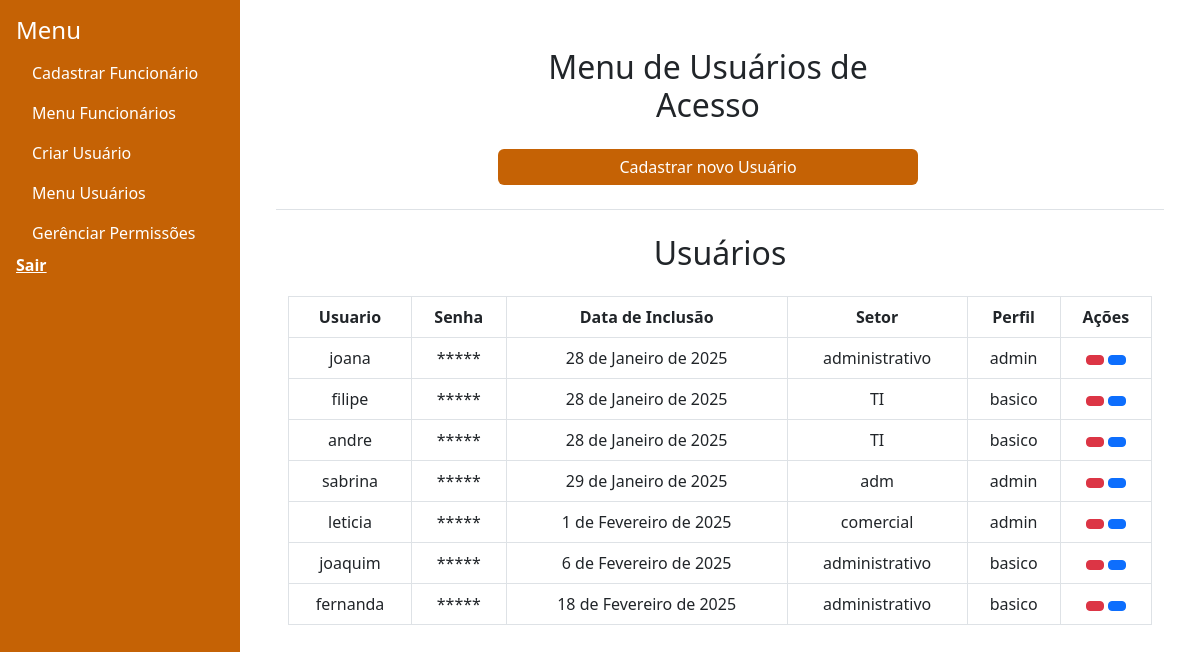
The page /funcionarios/admin/menu-usuarios/ on the database its author committed.
### funcionarios/models.py (models this page shows)
class UsuarioBasico(AbstractBaseUser, PermissionsMixin):
    TIPO_USUARIO = [
        ('admin', 'Administrador'),
        ('basico', 'Básico'),
    ]
    usuario = models.CharField(
        max_length=150,
        blank=False,
        unique=True,
        null=False,
        verbose_name="Usuário",
        help_text="Digite um nome de usuário com digitos e números.")
    id_usuario = models.AutoField(primary_key=True)
    perfil = models.CharField(max_length=50, choices=TIPO_USUARIO, default='basico')
    setor = models.CharField(max_length=100)
    data_criarUsu = models.DateField(null=True, blank=True, default=timezone.now)
    is_active = models.BooleanField(default=True)
    is_admin = models.BooleanField(default=False)
    is_staff = models.BooleanField(default=False)
    USERNAME_FIELD = 'usuario'
    REQUIRED_FIELDS = ['perfil']
    objects = GerenciadorUsuarios()
    def __str__(self):
        return self.usuario if self.usuario else f"Usuário {self.id_usuario}"
    @property
    def is_staff(self):
        return self.is_admin

### funcionarios/views.py (the view)
# urls.py: path('admin/menu-usuarios/', views.menu_usuarios, name='menu_usuarios'),
def menu_usuarios(request):
    usuarios = UsuarioBasico.objects.all().order_by('data_criarUsu')
    print(usuarios)
    logging.info(usuarios)
    return render(request, 'admin/menu_usuarios.html', {'usuarios': usuarios})

### funcionarios/templates/admin/menu_usuarios.html (shortened to what this page needs)
{% extends "funcionarios/base.html" %}
    {% block content %}
    <div class="container text-center align-items-center min-vh-100">
    <div class="col-lg-6 col-md-8 col-sm-12 mx-auto">
        <div class="container mt-4">
            <div class="row w-100">
                <h2 class="text-center mb-4"> Menu de Usuários de Acesso</h2>
                <a
                href="{% url 'funcionarios:criar_usuario' %}"
                class="btn btn-primary text-center"
                id="botao_novo_usuario"
                style="background-color:#c56205 !important; border:#b85c07;">Cadastrar novo Usuário</a>
            </div>
        </div>
    </div>
    <div class="my-4 border-top mt-4"></div>
    <div class="container mt-4">
        <h2 class="text-center mt-2">Usuários</h2>
        <div class="table-responsive mt-4">
            <form id="actionForm" method="POST" action="{% url 'funcionarios:menu_usuarios' %}">
                <table class="table table-bordered">
                    <thead>
                        <tr>
                            <th>Usuario</th>
                            <th>Senha</th>
                            <th>Data de Inclusão</th>
                            <th>Setor</th>
                            <th>Perfil</th>
                            <th>Ações</th>
                        </tr>
                    </thead>
                    <tbody>
                        {% for usuario in usuarios %}
                        <tr>
                            <td>{{ usuario.usuario|default:"Não informado" }}</td>
                            <td class="senha-usuario" data-senha="{{ usuario.password }}">
                                {% if usuario.password  %}
                                    *****
                                {% else %}
                                    não definida
                                {% endif %}
                            </td>
                            <td>{{ usuario.data_criarUsu|default:"Não informado" }}</td>
                            <td>{{ usuario.setor|default:"Não informado" }}</td>
                            <td>{{ usuario.perfil|default:"Não informado" }}</td>
                            <td>
                                <button type="button"
                                    class="btn btn-danger btn-sm confirm-exclusao"
                                    data-bs-toggle="modal"
                                    data-bs-target="#confirmDeleteModal{{ usuario.id_usuario}}"
                                    data-id_usuario="{{ usuario.id_usuario }}"
                                    title="Excluir">
                                </button>
                                <a href="{% url 'funcionarios:editar_usuario' usuario.id_usuario %}"
                                    class="btn btn-primary btn-sm aligh-items-center custom-button"
                                    title="Editar">
                                </a>
                            </td>
                        </tr>
                        {% empty %}
                        <tr>
                            <td colspan="6" class="text-center">Nenhum usuário cadastrado</td>
                        </tr>
                            {% endfor %}
                        </tbody>
                    </table>
                </form>
            </div>
        </div>
    </div>
    {% endblock %}

### rows shown on the page
UsuarioBasico: usuario "joana", data_criarUsu "28 de Janeiro de 2025", setor "administrativo", perfil "admin"
UsuarioBasico: usuario "filipe", data_criarUsu "28 de Janeiro de 2025", setor "TI", perfil "basico"
UsuarioBasico: usuario "andre", data_criarUsu "28 de Janeiro de 2025", setor "TI", perfil "basico"
UsuarioBasico: usuario "sabrina", data_criarUsu "29 de Janeiro de 2025", setor "adm", perfil "admin"
UsuarioBasico: usuario "leticia", data_criarUsu "1 de Fevereiro de 2025", setor "comercial", perfil "admin"
UsuarioBasico: usuario "joaquim", data_criarUsu "6 de Fevereiro de 2025", setor "administrativo", perfil "basico"
UsuarioBasico: usuario "fernanda", data_criarUsu "18 de Fevereiro de 2025", setor "administrativo", perfil "basico"
